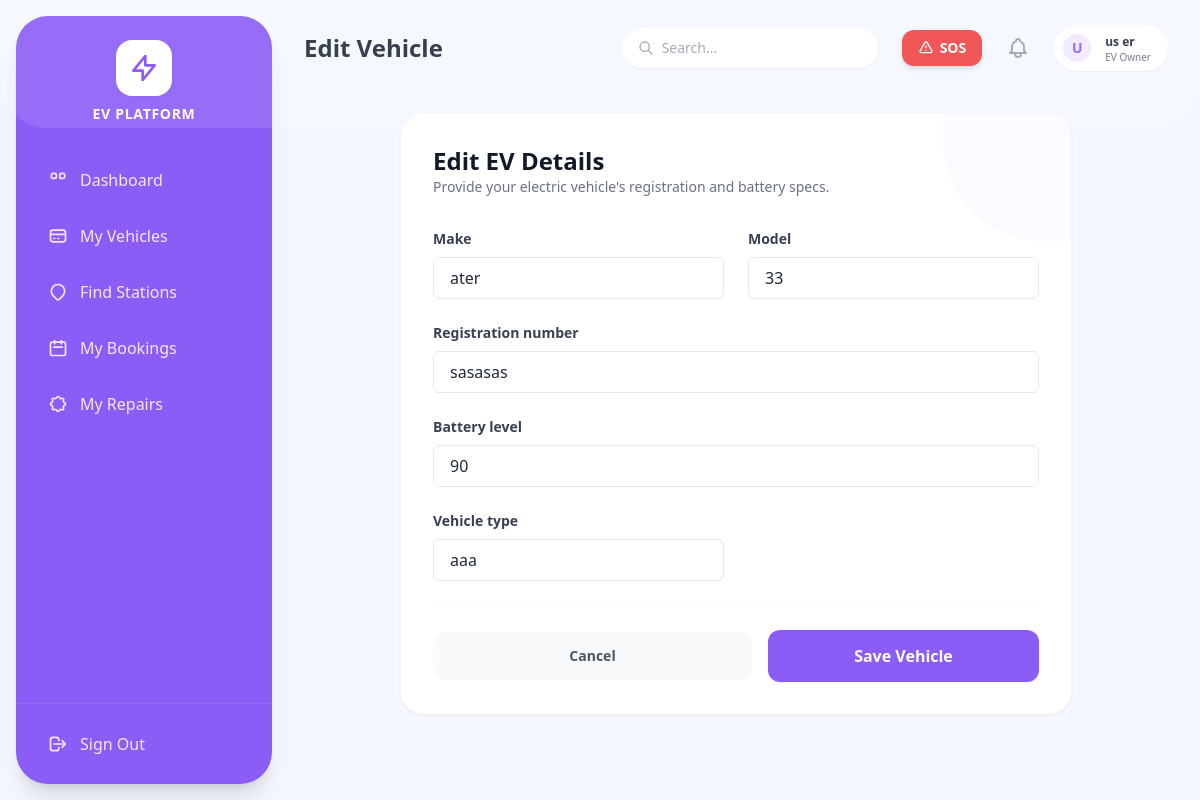
Page /owner/vehicles/edit/2/ (signed in) on the committed database.
### accounts/models.py (models this page shows, shortened)
class User(AbstractUser):
    class RoleChoices(models.TextChoices):
        ADMIN = 'ADMIN', 'Admin'
        EV_OWNER = 'EV_OWNER', 'EV Owner'
        STATION_OPERATOR = 'STATION_OPERATOR', 'Charging Station Operator'
        SERVICE_CENTER = 'SERVICE_CENTER', 'Service Center'
        DELIVERY_PARTNER = 'DELIVERY_PARTNER', 'Delivery Partner'
    role = models.CharField(max_length=20, choices=RoleChoices.choices, default=RoleChoices.EV_OWNER)
    phone_number = models.CharField(max_length=15, unique=True, blank=True, null=True)
    is_approved = models.BooleanField(default=False)
    email_verified = models.BooleanField(default=False) # For optional email verification

### owner/models.py (models this page shows, shortened)
class Vehicle(models.Model):
    user = models.ForeignKey(settings.AUTH_USER_MODEL, on_delete=models.CASCADE, related_name='vehicles')
    make = models.CharField(max_length=100)
    model = models.CharField(max_length=100)
    registration_number = models.CharField(max_length=50, unique=True)
    battery_level = models.IntegerField(validators=[MinValueValidator(0), MaxValueValidator(100)], default=100)
    vehicle_type = models.CharField(max_length=50, blank=True, null=True)

### owner/views.py (the view)
# urls.py: path('vehicles/edit/<int:pk>/', views.vehicle_update, name='vehicle_edit'),
@login_required
@role_required('EV_OWNER')
def vehicle_update(request, pk):
    vehicle = get_object_or_404(Vehicle, pk=pk, user=request.user)
    if request.method == 'POST':
        form = VehicleForm(request.POST, instance=vehicle)
        if form.is_valid():
            form.save()
            messages.success(request, 'Vehicle updated successfully.')
            return redirect('owner_vehicle_list')
    else:
        form = VehicleForm(instance=vehicle)
    return render(request, 'owner/vehicle_form.html', {'form': form, 'action': 'Edit'})

### owner/forms.py
class VehicleForm(forms.ModelForm):
    class Meta:
        model = Vehicle
        fields = ['make', 'model', 'registration_number', 'battery_level', 'vehicle_type']
        widgets = {
            'make': forms.TextInput(attrs={'class': 'w-full px-4 py-2 border rounded-md focus:ring-purple-500'}),
            'model': forms.TextInput(attrs={'class': 'w-full px-4 py-2 border rounded-md focus:ring-purple-500'}),
            'registration_number': forms.TextInput(attrs={'class': 'w-full px-4 py-2 border rounded-md focus:ring-purple-500'}),
            'battery_level': forms.NumberInput(attrs={'class': 'w-full px-4 py-2 border rounded-md focus:ring-purple-500', 'max': 100, 'min': 0}),
            'vehicle_type': forms.TextInput(attrs={'class': 'w-full px-4 py-2 border rounded-md focus:ring-purple-500'}),
        }

### notifications/context_processors.py (called while the page is built)
def unread_count(request):
    if request.user.is_authenticated:
        count = request.user.notifications.filter(is_read=False).count()
        return {'unread_notifications_count': count}
    return {'unread_notifications_count': 0}

### owner/templates/owner/vehicle_form.html (shortened to what this page needs)
{% extends 'base.html' %}
{% block header_title %}{{ action }} Vehicle{% endblock %}
{% block content %}
<div class="max-w-2xl mx-auto bg-white p-8 rounded-[1.5rem] shadow-sm border border-gray-100 relative overflow-hidden">
    <div class="absolute top-0 right-0 w-32 h-32 bg-purple-50 rounded-bl-[100px] z-0 opacity-50"></div>
    <div class="relative z-10">
        <div class="mb-8">
            <h2 class="text-2xl font-bold text-gray-900">{{ action }} EV Details</h2>
            <p class="text-sm text-gray-500">Provide your electric vehicle's registration and battery specs.</p>
        </div>
        <form method="post" class="space-y-6">
            <div class="grid grid-cols-1 sm:grid-cols-2 gap-6">
                {% for field in form %}
                <div class="{% if field.name == 'make' or field.name == 'model' or field.name == 'vehicle_type' %}col-span-1{% else %}col-span-1 sm:col-span-2{% endif %}">
                    <label class="block text-sm font-bold text-gray-700 mb-2">{{ field.label }}</label>
                    {{ field }}
                </div>
                {% endfor %}
            </div>
            <div class="pt-6 mt-8 border-t border-gray-50 flex items-center space-x-4">
                <a href="{% url 'owner_vehicle_list' %}" class="flex-1 text-center px-6 py-3.5 rounded-xl text-sm font-bold text-gray-600 bg-gray-50 hover:bg-gray-100 transition">Cancel</a>
                <button type="submit" class="flex-1 bg-[#8b5cf6] text-white font-bold py-3.5 rounded-xl hover:bg-purple-600 transition shadow-sm">Save Vehicle</button>
            </div>
        </form>
    </div>
</div>
{% endblock %}

### templates/base.html (shortened to what this page needs)
<!DOCTYPE html>
<html lang="en">
<head>
    <script src="https://cdn.tailwindcss.com"></script>
</head>
<body class="flex h-screen font-sans text-gray-800 antialiased overflow-hidden">
    <aside id="mobile-sidebar" class="fixed md:static inset-y-0 left-0 z-50 w-64 bg-[#8b5cf6] text-white flex flex-col sidebar-hidden md:transform-none md:my-4 md:ml-4 md:rounded-[2rem] shadow-xl overflow-hidden">
        <div class="flex items-center justify-between md:justify-center mt-6 mb-8 px-6 md:px-0 z-10">
            <div class="flex flex-col items-center">
                <div class="bg-white text-[#8b5cf6] p-3 rounded-2xl mb-2 shadow-sm flex items-center justify-center">
                    <svg class="h-8 w-8" fill="none" stroke="currentColor" viewBox="0 0 24 24"><path stroke-linecap="round" stroke-linejoin="round" stroke-width="2" d="M13 10V3L4 14h7v7l9-11h-7z"></path></svg>
                </div>
                <h2 class="font-bold tracking-wider text-sm uppercase hidden md:block">EV Platform</h2>
            </div>
        </div>
        <nav class="flex-1 px-4 overflow-y-auto hide-scrollbar z-10 pb-4">
            <ul class="space-y-2">
                {% if request.user.role == 'EV_OWNER' %}
                <li><a href="{% url 'owner_dashboard' %}" class="flex items-center space-x-3 px-4 py-3 rounded-xl text-purple-100 hover:bg-white hover:bg-opacity-10 transition font-medium"><svg class="w-5 h-5" fill="none" stroke="currentColor" viewBox="0 0 24 24"><path stroke-linecap="round" stroke-linejoin="round" stroke-width="2" d="M4 6a2 2 0 012-2h2a2 2 0 012 2v2a2 2 0 01-2 2H6a2 2 0 01-2-2V6zM14 6a2 2 0 012-2h2a2 2 0 012 2v2a2 2 0 01-2 2h-2a2 2 0 01-2-2V6z"></path></svg><span>Dashboard</span></a></li>
                <li><a href="{% url 'owner_vehicle_list' %}" class="flex items-center space-x-3 px-4 py-3 rounded-xl text-purple-100 hover:bg-white hover:bg-opacity-10 transition font-medium"><svg class="w-5 h-5" fill="none" stroke="currentColor" viewBox="0 0 24 24"><path stroke-linecap="round" stroke-linejoin="round" stroke-width="2" d="M3 10h18M7 15h1m4 0h1m-7 4h12a3 3 0 003-3V8a3 3 0 00-3-3H6a3 3 0 00-3 3v8a3 3 0 003 3z"></path></svg><span>My Vehicles</span></a></li>
                <li><a href="{% url 'browse_stations' %}" class="flex items-center space-x-3 px-4 py-3 rounded-xl text-purple-100 hover:bg-white hover:bg-opacity-10 transition font-medium"><svg class="w-5 h-5" fill="none" stroke="currentColor" viewBox="0 0 24 24"><path stroke-linecap="round" stroke-linejoin="round" stroke-width="2" d="M17.657 16.657L13.414 20.9a1.998 1.998 0 01-2.827 0l-4.244-4.243a8 8 0 1111.314 0z"></path></svg><span>Find Stations</span></a></li>
                <li><a href="{% url 'booking_list' %}" class="flex items-center space-x-3 px-4 py-3 rounded-xl text-purple-100 hover:bg-white hover:bg-opacity-10 transition font-medium"><svg class="w-5 h-5" fill="none" stroke="currentColor" viewBox="0 0 24 24"><path stroke-linecap="round" stroke-linejoin="round" stroke-width="2" d="M8 7V3m8 4V3m-9 8h10M5 21h14a2 2 0 002-2V7a2 2 0 00-2-2H5a2 2 0 00-2 2v12a2 2 0 002 2z"></path></svg><span>My Bookings</span></a></li>
                <li><a href="{% url 'owner_service_dashboard' %}" class="flex items-center space-x-3 px-4 py-3 rounded-xl text-purple-100 hover:bg-white hover:bg-opacity-10 transition font-medium"><span>My Repairs</span></a></li>
                {% endif %}
            </ul>
        </nav>
        <div class="p-4 z-10 border-t border-purple-400 border-opacity-30">
            <form method="post" action="{% url 'logout' %}">
                <button type="submit" class="w-full flex items-center space-x-3 px-4 py-3 rounded-xl text-purple-100 hover:bg-white hover:text-red-500 hover:bg-opacity-10 transition font-medium">
                    <svg class="w-5 h-5" fill="none" stroke="currentColor" viewBox="0 0 24 24"><path stroke-linecap="round" stroke-linejoin="round" stroke-width="2" d="M17 16l4-4m0 0l-4-4m4 4H7m6 4v1a3 3 0 01-3 3H6a3 3 0 01-3-3V7a3 3 0 013-3h4a3 3 0 013 3v1"></path></svg>
                    <span>Sign Out</span>
                </button>
            </form>
        </div>
    </aside>
    <div class="flex-1 flex flex-col h-full overflow-hidden">
        <header class="h-20 bg-transparent flex items-center justify-between px-4 md:px-8 z-10 pt-4 md:pt-6 pb-2">
            <div class="flex items-center">
                <h1 class="text-xl md:text-2xl font-bold text-gray-800 truncate">
                    {% block header_title %}Dashboard{% endblock %}
                </h1>
            </div>
            <div class="flex items-center space-x-3 md:space-x-6">
                <div class="hidden lg:block relative w-64">
                    <input type="text" placeholder="Search..." class="w-full bg-white rounded-full py-2.5 pl-10 pr-4 shadow-sm border-none focus:ring-2 focus:ring-[#8b5cf6] text-sm text-gray-600 outline-none">
                    <svg class="w-4 h-4 text-gray-400 absolute left-4 top-3" fill="none" stroke="currentColor" viewBox="0 0 24 24"><path stroke-linecap="round" stroke-linejoin="round" stroke-width="2" d="M21 21l-6-6m2-5a7 7 0 11-14 0 7 7 0 0114 0z"></path></svg>
                </div>
                {% if request.user.role == 'EV_OWNER' %}
                <form method="post" action="{% url 'trigger_sos' %}" class="inline-block" onsubmit="return confirm('Are you sure you want to trigger an Emergency SOS? This will alert all service centers.');">
                    <button type="submit" class="bg-red-500 text-white px-4 py-2 rounded-xl font-bold text-sm shadow-md hover:bg-red-600 animate-pulse flex items-center transition">
                        <svg class="w-4 h-4 mr-1.5" fill="none" stroke="currentColor" viewBox="0 0 24 24"><path stroke-linecap="round" stroke-linejoin="round" stroke-width="2" d="M12 9v2m0 4h.01m-6.938 4h13.856c1.54 0 2.502-1.667 1.732-3L13.732 4c-.77-1.333-2.694-1.333-3.464 0L3.34 16c-.77 1.333.192 3 1.732 3z"></path></svg>
                        SOS
                    </button>
                </form>
                {% endif %}
                <div class="relative group">
                    <a href="{% url 'notification_list' %}" class="relative p-2 text-gray-400 hover:text-gray-500">
                    </a>
                </div>
                <a href="{% url 'profile_view' %}" class="flex items-center space-x-3 bg-white pl-1.5 pr-4 py-1.5 rounded-full shadow-sm border border-gray-100 hover:bg-purple-50 transition border-transparent hover:border-purple-200 cursor-pointer group">
                    <div class="h-8 w-8 rounded-full bg-purple-100 flex items-center justify-center text-[#8b5cf6] font-bold uppercase text-sm border-2 border-white">
                        {{ request.user.username|make_list|first }}
                    </div>
                    <div class="hidden md:block text-left">
                        <p class="text-xs font-bold text-gray-800 group-hover:text-[#8b5cf6] transition">{{ request.user.get_full_name|default:request.user.username }}</p>
                        <p class="text-[10px] text-gray-500 leading-none mt-0.5">{{ request.user.get_role_display }}</p>
                    </div>
                </a>
            </div>
        </header>
        <main class="flex-1 overflow-x-hidden overflow-y-auto p-4 md:p-8 hide-scrollbar">
            {% block content %}
            {% endblock %}
        </main>
    </div>
</body>
</html>

### templates/base.html (style rules this page uses)
body { font-family: 'Poppins', sans-serif; background-color: #f4f7fe; }
#mobile-sidebar { transition: transform 0.3s ease-in-out; }
.sidebar-hidden { transform: translateX(-100%); }
.hide-scrollbar { -ms-overflow-style: none; scrollbar-width: none; }

### rows in the picture
User: user.username|make_list "U", user.get_full_name "us er", user.role "EV Owner"
Vehicle: form "ater" "33" "sasasas" "90" "aaa"

### other values in the picture
{{ action }} "Edit"
{{ field.label }} "Make" "Model" "Registration number" "Battery level" "Vehicle type"
